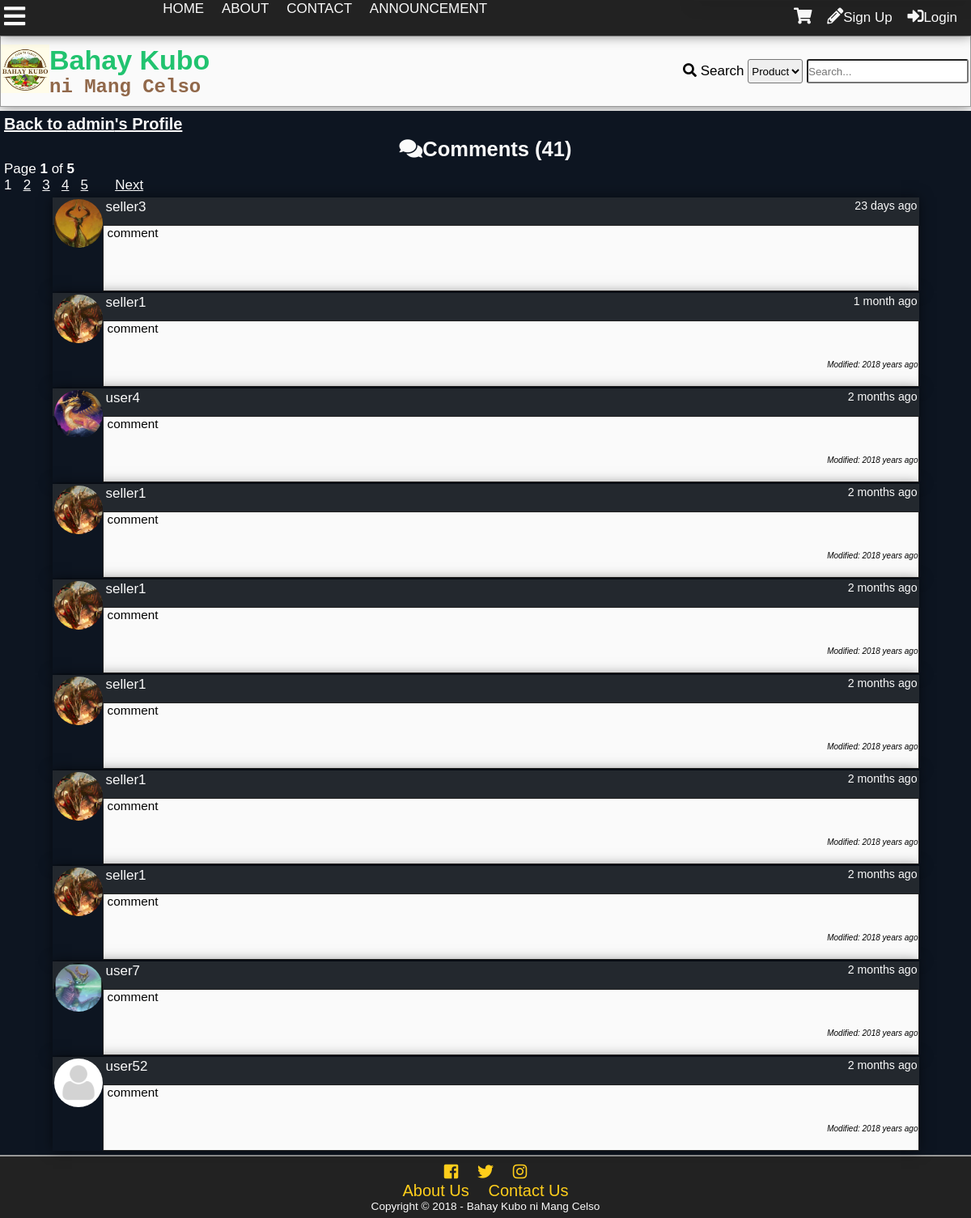
Screenshot of /profilecomments.php?id=1 with the database file from the repository.
### tables this page shows
CREATE TABLE `tbluser` (
  `userid` int(11) NOT NULL,
  `username` varchar(100) NOT NULL,
  `password` varchar(100) NOT NULL,
  `firstname` varchar(100) NOT NULL,
  `middlename` varchar(100) NOT NULL,
  `lastname` varchar(100) NOT NULL,
  `birthday` varchar(20) NOT NULL,
  `datecreated` timestamp NOT NULL DEFAULT '0000-00-00 00:00:00',
  `email` varchar(100) NOT NULL,
  `phone` varchar(100) NOT NULL,
  `location` varchar(255) NOT NULL,
  `usertypeid` int(11) NOT NULL,
  `access` int(11) NOT NULL,
  `imgpath` varchar(200) NOT NULL,
  `bio` text NOT NULL,
  `is_show_email` tinyint(1) NOT NULL,
  `gender` int(11) NOT NULL,
  `lastupdate` timestamp NOT NULL DEFAULT '0000-00-00 00:00:00',
  `lastonline` timestamp NOT NULL DEFAULT '0000-00-00 00:00:00',
  `profileviews` int(11) NOT NULL
);

CREATE TABLE `tblcomment` (
  `commentid` int(11) NOT NULL,
  `userid` int(11) NOT NULL,
  `receiver` int(11) NOT NULL,
  `comment` text NOT NULL,
  `dateposted` datetime NOT NULL DEFAULT '0000-00-00 00:00:00',
  `modified` timestamp NULL DEFAULT NULL ON UPDATE CURRENT_TIMESTAMP
);

### profilecomments.php (the view, shortened to what this page needs)
<?php
include'functions.php';
require_once'connection.php';if(isset($_GET['id'])){
	$id=$_GET['id'];
	$sql="SELECT username FROM tbluser WHERE userid='$id'";
	$result=$conn->query($sql);
	$fetch=$result->fetch_object();
	if(!$fetch){
		die('This page doesn\'t exist.');
	}else{
	$name=$fetch->username;
	}
}else{
	die('This page doesn\'t exist.');
}
?>
<!DOCTYPE html>
<html lang="en">
<head>
    <link rel="stylesheet" href="css/style.css">
  	<link rel="stylesheet" href="css/fontawesome-all.css">
</head>
<body onscroll="scrollOpacity()">
	<div class="main-container">
		<div class="other-content">
			<h1><a class="btp" href="profile.php?id=<?php echo $_GET['id'] ?>">Back to <?php echo $name ?>'s Profile</a></h1>
<?php
$sql="SELECT commentid FROM tblcomment WHERE receiver='$id'";
$result=$conn->query($sql);
$rows=$result->num_rows;
$page_rows = 10;
$last = ceil($rows/$page_rows);
$pagenum = 1;
$limit = 'LIMIT ' .($pagenum - 1) * $page_rows .',' .$page_rows;
$sql3="SELECT commentid,tblcomment.userid,username,comment,dateposted,imgpath,modified FROM tblcomment
LEFT JOIN tbluser
	ON tblcomment.userid = tbluser.userid
WHERE receiver='$id'
ORDER BY commentid DESC $limit";
$textline1 = "<i class='fas fa-comments'></i>Comments (<b>".number_format($rows)."</b>)";
$textline2 = "<font style='color:white'>Page <b>$pagenum</b> of <b>$last</b>";
$paginationCtrls = '';
if($last != 1){
    $paginationCtrls .= ''.$pagenum.' &nbsp; ';
	for($i = $pagenum+1; $i <= $last; $i++){
		$paginationCtrls .= '<a href="'.$_SERVER['PHP_SELF'].'?id='.$_GET['id'].'&pn='.$i.'">'.$i.'</a> &nbsp; ';
		if($i >= $pagenum+4){
			break;
		}
	}
	    if ($pagenum != $last) {
        $next = $pagenum + 1;
        $paginationCtrls .= ' &nbsp; &nbsp; <a href="'.$_SERVER['PHP_SELF'].'?id='.$_GET['id'].'&pn='.$next.'">Next</a> ';
    }
}
 echo'<h2>  '.$textline1.'</h2>
  <p>  '.$textline2.' </p></font>
  <div id="pagination_controls"> '.$paginationCtrls.'</div>';
$result3=$conn->query($sql3);
while($rows2=$result3->fetch_object()){
	$Cuser=$rows2->username;
	$Ccomment=$rows2->comment;
	$dateposted=$rows2->dateposted;
	$Cimg=$rows2->imgpath;
	$modified=$rows2->modified;
	if($Cimg==''){
		$Cimg='img/default.png';
	}
	if($modified==0){
		$modified='';
	}else{
		$modified='<i>Modified: '.time_elapsed_string($modified).'</i>';
	}
	echo'<div class="comment-box">
	<div class="comment-header">
	<a class="cm-user" href="profile.php?name='.$Cuser.'">
	<div class="comment-tn">
	<img src="'.$Cimg.'">
	</div>
	'.$Cuser.'</a>
	<small>'.time_elapsed_string($dateposted).'</small>
	</div>
	<div class="comment-body">
	<div class="com-container"><p class="comment-cm">'.nl2br($Ccomment).'</p></div>
		<p class="modified">'.$modified.'</p>';
		echo'
		</div>
		</div>';
	}
?>
		</div>
	</div>
</body>
</html>

### css/style.css (style rules this page uses)
* { padding:0; margin:0; }
:root { --facebookblue:#4267b2; --twitterlogo:#00aced; --lightblue:#c0deed; --sunflower:#ffce1b; --orangered:#FF4500; --magenta:#ff00ff; --lime:#32CD32; --palegreen:#98fb98; --dark-red:#590000; --blood-red:#8B0000; --cyan:#00ffff; --bluegreen:#21c36f; --canvas:#F3ECE2; --dark-purple:#551A8B; --dark-blue:#313d4b; --primary-color:#21c36f; --secondary-color:#c0deed; --contrast: #91684a; --secondary-contrast:#313d4b; --light-color:#fafafa; --dark-color:#222; --gray:#eee; --darkgray:#999; }
body { font-family: Lora,'MS Sans Serif',Geneva,sans-serif; font-size: 17px; background:var(--light-color); }
h1,h2,h3,h4,h5,h6 { font-family: Arial, Helvetica, sans-serif; }
a { text-decoration: none; }
.main-container { display:grid; grid-template-areas: "header" "imageheader" "main-search" "featured" "content" "footer"; }
.other-content { box-sizing: border-box; padding:5px; background: #0d1521; min-height:85vh; position: relative; }
.other-content h1 { float:center; font-size: 25px; color: var(--light-color); }
.other-content h2,.other-content h3 { color: var(--light-color); text-align: center; margin-top: 5px; }
.btp { color:var(--light-color); font-size: 20px; text-decoration: underline; }
.comment-box { width:90%; display:block; margin-left: auto; margin-right: auto; margin-top: 2px; box-shadow: 0 0 15px rgba(0,0,0,0.5); }
.comment-box small { float:right; }
.comment-header { background: #23282e; color: var(--light-color); padding:2px; padding-bottom:12px; }
.cm-user { color: var(--light-color); padding-left:4px; }
.comment-body { background: var(--light-color); font-size: 0.9em; padding-left: 5px; min-height:80px; border: 1px solid var(--dark-color); overflow-x: hidden; overflow-y: hidden; }
.com-container { width:670px; }
.comment-cm { word-wrap: break-word; }
.comment-tn { height:60px; width:60px; border-radius: 50%; overflow:hidden; float:left; }
.comment-tn img { max-width: 100%; }
.modified { font-style:italic; text-align: right; margin-top: 30px; font-size: 10px; }
#pagination_controls { margin-bottom: 5px; color: var(--light-color); }
#pagination_controls a { color: var(--light-color); text-decoration: underline; }

### rows the page displays
tbluser: username "admin"
tblcomment: userid.imgpath (picture), userid.username "seller3", dateposted "23 days ago", comment "comment"
tblcomment: userid.imgpath (picture), userid.username "seller1", dateposted "1 month ago", comment "comment", modified "2018 years ago"
tblcomment: userid.imgpath (picture), userid.username "user4", dateposted "2 months ago", comment "comment", modified "2018 years ago"
tblcomment: userid.imgpath (picture), userid.username "seller1", dateposted "2 months ago", comment "comment", modified "2018 years ago"
tblcomment: userid.imgpath (picture), userid.username "seller1", dateposted "2 months ago", comment "comment", modified "2018 years ago"
tblcomment: userid.imgpath (picture), userid.username "seller1", dateposted "2 months ago", comment "comment", modified "2018 years ago"
tblcomment: userid.imgpath (picture), userid.username "seller1", dateposted "2 months ago", comment "comment", modified "2018 years ago"
tblcomment: userid.imgpath (picture), userid.username "seller1", dateposted "2 months ago", comment "comment", modified "2018 years ago"
tblcomment: userid.imgpath (picture), userid.username "user7", dateposted "2 months ago", comment "comment", modified "2018 years ago"
tblcomment: shows a picture, userid.username "user52", dateposted "2 months ago", comment "comment", modified "2018 years ago"

### other values shown
$rows "41"
$pagenum "1"
$last "5"
